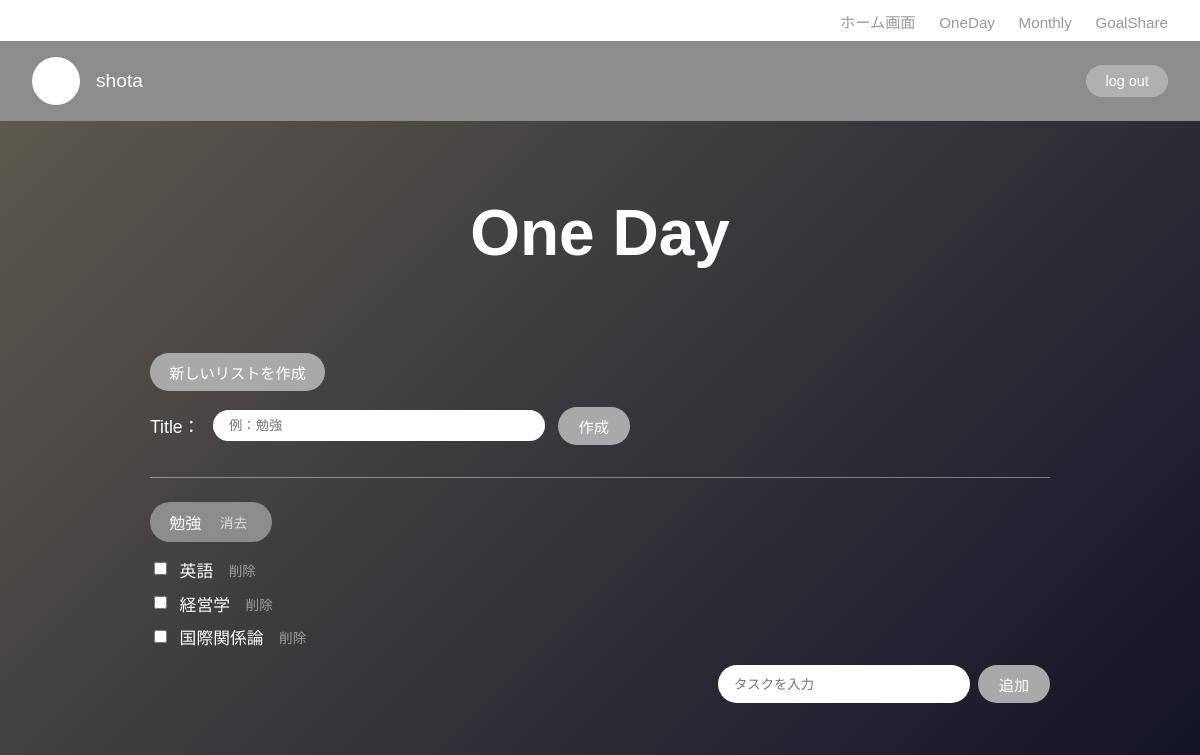
The app's page /oneday/ (signed in), older data.
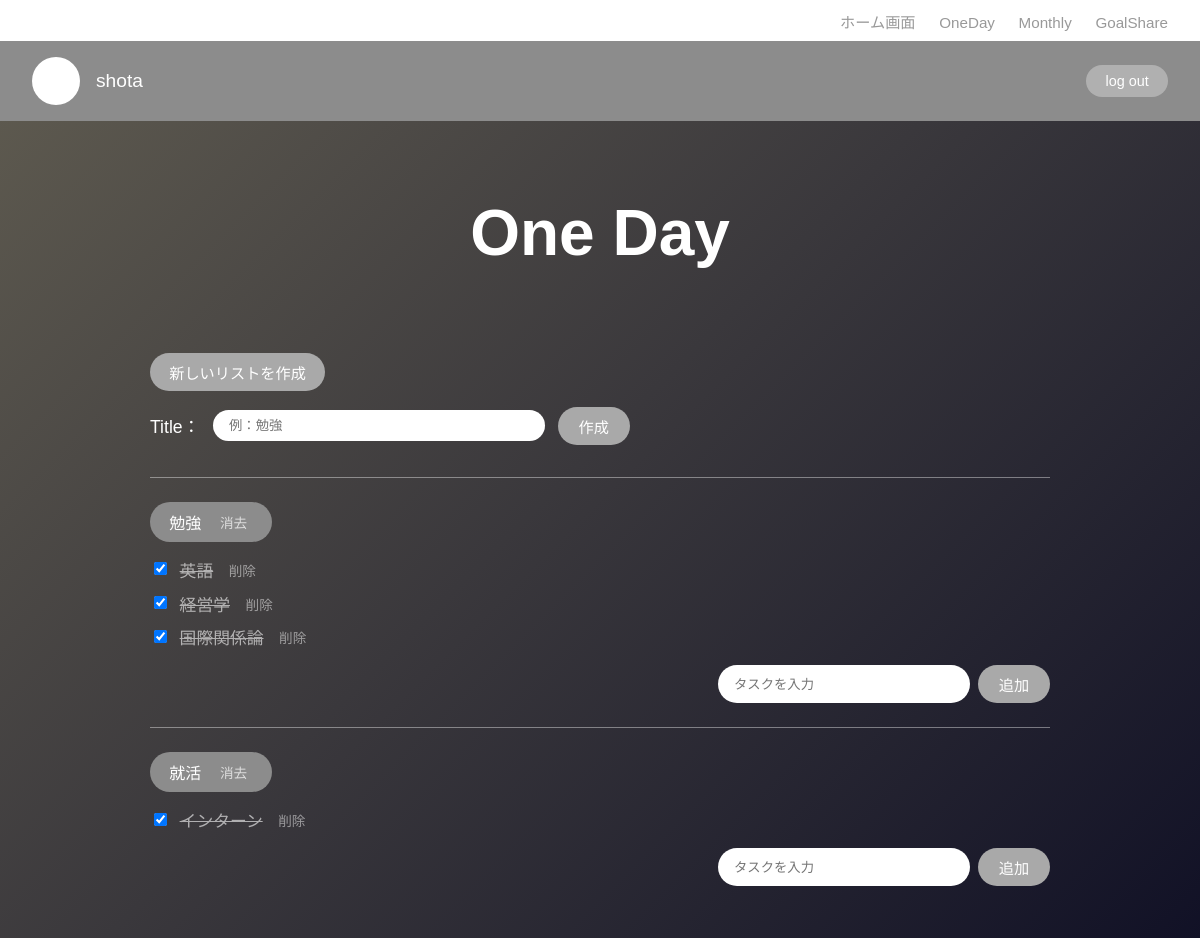
The same page, newer data.
### OneDay_todo/models.py (models this page shows, shortened)
class OneDayList(models.Model):
    user = models.ForeignKey(User, on_delete=models.CASCADE)
    title = models.CharField(max_length=100)

class OneDayTask(models.Model):
    one_day_list = models.ForeignKey(
        OneDayList,
        on_delete=models.CASCADE,
        related_name="tasks"
    )
    content = models.CharField(max_length=200)
    is_completed = models.BooleanField(default=False)
    completed_at = models.DateTimeField(null=True, blank=True)

### OneDay_todo/views.py (the view)
# urls.py: path('', views.index, name='oneday_index'),
@login_required
def index(request):
    lists = OneDayList.objects.filter(user=request.user).prefetch_related('tasks')
    list_form = OneDayListForm()
    task_form = OneDayTaskForm()
    context = {
        'lists': lists,
        'list_form': list_form,
        'task_form': task_form,
    }
    return render(request, 'oneday_todo/index.html', context)

### OneDay_todo/forms.py
class OneDayListForm(forms.ModelForm):
    class Meta:
        model = OneDayList
        fields = ['title']
        widgets = {
            'title': forms.TextInput(attrs={'placeholder': '例：勉強'}),
        }

class OneDayTaskForm(forms.ModelForm):
    class Meta:
        model = OneDayTask
        fields = ['content']
        widgets = {
            'content': forms.TextInput(attrs={'placeholder': 'タスクを入力'}),
        }

### templates/OneDay_todo/index.html (shortened to what this page needs)
{% extends 'base.html' %}
{% block content %}
<div class="oneday-heading">
    <h1 class="word">One Day</h1>
</div>
<div class="create-list-section">
    <span class="pill-label">新しいリストを作成</span>
    <form method="post" action="{% url 'oneday_list_create' %}" class="create-list-form">
        Title：{{ list_form.title }}
        <button type="submit" class="pill-btn">作成</button>
    </form>
</div>
{% for list in lists %}
    <div class="oneday-list">
        <div class="list-title-badge">
            {{ list.title }}
            <form method="post" action="{% url 'oneday_list_delete' list.id %}">
                <button type="submit" onclick="return confirm('このリストとタスクを全て削除しますか？')">消去</button>
            </form>
        </div>
        {% for task in list.tasks.all %}
            <div class="task-row">
                <form method="post" action="{% url 'oneday_task_toggle' task.id %}" style="display:inline;">
                    <input type="checkbox"
                           onchange="this.form.submit()"
                           {% if task.is_completed %}checked{% endif %}>
                </form>
                <span style="{% if task.is_completed %}text-decoration: line-through; opacity: 0.6;{% endif %}">
                    {{ task.content }}
                </span>
                <form method="post" action="{% url 'oneday_task_delete' task.id %}" style="display:inline;">
                    <button type="submit" class="task-delete-btn">削除</button>
                </form>
            </div>
        {% empty %}
            <p style="color: rgba(255,255,255,0.6);">タスクがありません</p>
        {% endfor %}
        <form method="post" action="{% url 'oneday_task_add' list.id %}" class="task-add-form">
            {{ task_form.content }}
            <button type="submit" class="pill-btn" style="margin-left: 0.5rem;">追加</button>
        </form>
    </div>
{% empty %}
    <p style="color: rgba(255,255,255,0.7);">まだリストがありません。上のフォームから作成してください。</p>
{% endfor %}
{% endblock %}

### templates/base.html (shortened to what this page needs)
<!DOCTYPE html>
<html lang="ja">
<head>
</head>
<body>
    {% if user.is_authenticated %}
        <nav class="top-nav">
            <a href="{% url 'home' %}">ホーム画面</a>
            <a href="{% url 'oneday_index' %}">OneDay</a>
            <a href="{% url 'monthly_index' %}">Monthly</a>
            <a href="{% url 'goalshare_timeline' %}">GoalShare</a>
        </nav>
        <div class="user-bar">
            {% if user.profile.avatar %}
                <img src="{{ user.profile.avatar.url }}" class="avatar" alt="avatar">
            {% else %}
                <div class="avatar"></div>
            {% endif %}
            <span class="username">{{ user.username }}</span>
            <form method="post" action="{% url 'logout' %}">
                <button type="submit" class="logout-btn">log out</button>
            </form>
        </div>
    {% endif %}
    <main>
        {% block content %}
        {% endblock %}
    </main>
</body>
</html>

### templates/base.html (style rules this page uses)
body { margin: 0; font-family: 'Noto Sans JP', sans-serif; background: linear-gradient(135deg, #615d51 0%, #111126 100%); min-height: 100vh; color: #ffffff; }
.top-nav { background-color: #ffffff; padding: 0.6rem 2rem; text-align: right; }
.top-nav a { color: #999999; text-decoration: none; margin-left: 1.2rem; font-size: 0.95rem; }
.user-bar { background-color: #8c8c8c; padding: 1rem 2rem; display: flex; align-items: center; gap: 1rem; }
.avatar { width: 48px; height: 48px; border-radius: 50%; background-color: #ffffff; object-fit: cover; }
.username { font-size: 1.2rem; flex-grow: 1; }
.logout-btn { background-color: #b0b0b0; color: #ffffff; border: none; padding: 0.5rem 1.2rem; border-radius: 999px; cursor: pointer; font-size: 0.9rem; }
main { max-width: 900px; margin: 2rem auto; padding: 0 1.5rem; }

### templates/OneDay_todo/index.html (style rules this page uses)
.oneday-heading { text-align: center; font-size: 2rem; font-weight: 900; color: #ffffff; margin: 1rem 0 2.5rem 0; }
.oneday-heading .word { display: inline-block; opacity: 0; transform: translateY(30px); animation: fadeUp 0.8s ease-out forwards; }
.create-list-section { margin-bottom: 2rem; }
.pill-label { display: inline-block; background-color: #a9a9a9; color: #ffffff; padding: 0.5rem 1.2rem; border-radius: 999px; font-size: 0.95rem; margin-bottom: 1rem; }
.create-list-form { display: flex; align-items: center; gap: 0.8rem; color: #ffffff; font-size: 1.1rem; }
.create-list-form input[type="text"] { flex-grow: 1; max-width: 300px; padding: 0.5rem 1rem; border-radius: 999px; border: none; }
.pill-btn { background-color: #a9a9a9; color: #ffffff; border: none; padding: 0.5rem 1.3rem; border-radius: 999px; cursor: pointer; font-size: 0.95rem; }
.oneday-list { border-top: 1px solid rgba(255,255,255,0.4); padding: 1.5rem 0; }
.list-title-badge { display: inline-flex; align-items: center; gap: 0.8rem; background-color: #8c8c8c; color: #ffffff; padding: 0.5rem 1.2rem; border-radius: 999px; font-size: 1rem; margin-bottom: 1rem; }
.list-title-badge form button { background: none; border: none; color: #ffffff; opacity: 0.7; cursor: pointer; font-size: 0.85rem; }
.task-row { display: flex; align-items: center; gap: 0.6rem; color: #ffffff; margin-bottom: 0.6rem; font-size: 1.05rem; }
.task-row .task-delete-btn { background: none; border: none; color: rgba(255,255,255,0.5); cursor: pointer; font-size: 0.85rem; margin-left: auto; }
.task-add-form { display: flex; justify-content: flex-end; margin-top: 1rem; }
.task-add-form input[type="text"] { padding: 0.5rem 1rem; border-radius: 999px; border: none; min-width: 220px; }

Row changes from the older to the newer data that the page shows:
changed OneDayTask "英語": is_completed "☐" → "☑"
changed OneDayTask "経営学": is_completed "☐" → "☑"
changed OneDayTask "国際関係論": is_completed "☐" → "☑"
added OneDayList: title "就活"
added OneDayTask: is_completed "☑", content "インターン", shown under "就活"
